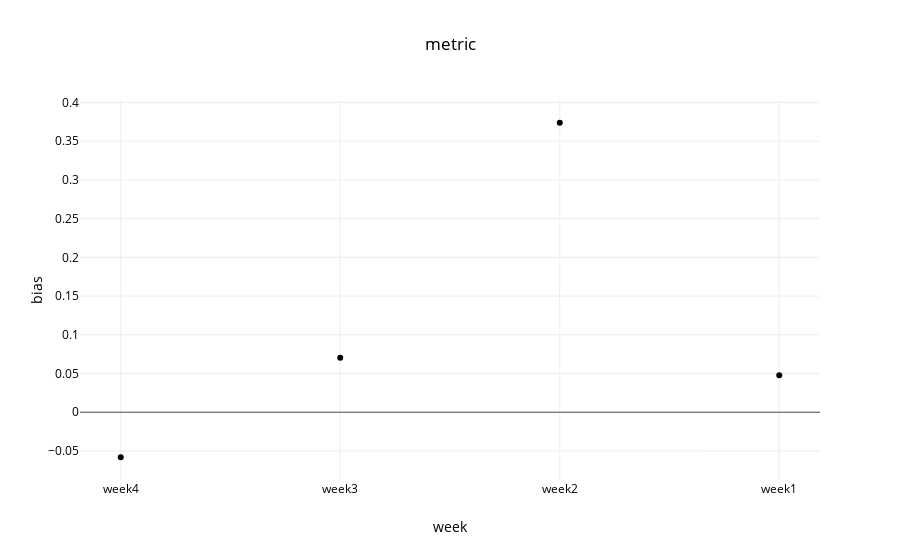

Notebook code for this chart:
### Code cell
week = ['nan','week4','week3','week2','week1']
data = utils.metric(files,week,start,26642)
title,x,y='metric','week','bias'
layout=utils.layout(title,x,y)
fig = go.Figure(data=data, layout=layout)
interactive = iplot(fig)
#po.plot(fig,filename=root_dir+'\\'+'metric.html')

### Figure 1 — Plotly figure (JSON) as saved in the notebook; plotly's stock layout.template omitted (floating-point values rounded to 4 significant figures)
{"data": [{"line": {"color": "rgba(153, 153, 255)"}, "mode": "markers", "type": "scatter", "uid": "263dad02-e061-11e8-ab6f-f40669f1696c", "x": ["week4", "week3", "week2", "week1"], "y": [-0.05815, 0.07037, 0.3738, 0.04762]}], "layout": {"autosize": true, "font": {"color": "rgb(0, 0, 0)"}, "legend": {"orientation": "h"}, "paper_bgcolor": "rgb(255,255,255)", "plot_bgcolor": "rgb(255,255,255)", "title": "metric", "xaxis": {"autorange": true, "range": [-0.1828, 3.183], "title": "week", "type": "category"}, "yaxis": {"autorange": true, "range": [-0.08979, 0.4054], "title": "bias", "type": "linear"}}}
